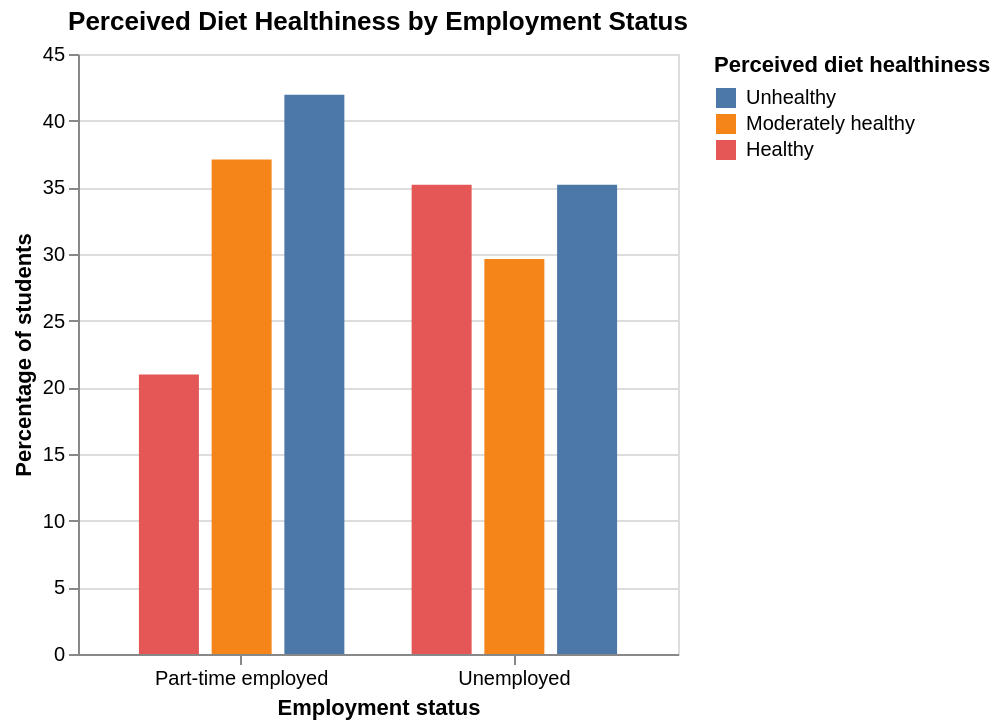

The notebook cell this image was saved under:
### Code cell
food_data=pd.read_csv("food_coded_2.csv")
food_data["employment_status"] = food_data["employment"].map({
    1: "Part-time employed",
    2: "Part-time employed",
    3: "Unemployed"
})


def healthy_group(x):
    if x <= 4:
        return "Unhealthy"
    elif x <= 7:
        return "Moderately healthy"
    else:
        return "Healthy"


food_data["healthy_group"] = food_data["healthy_feeling"].apply(healthy_group)
print(food_data[["healthy_feeling", "healthy_group"]].head())
health_dist = (
    food_data.groupby(["employment_status", "healthy_group"])
    .size()
    .reset_index(name="count")
)

health_dist["percentage"] = (
    health_dist.groupby("employment_status")["count"]
    .transform(lambda x: x / x.sum() * 100)
)

import altair as alt

chart = alt.Chart(health_dist).mark_bar(size=30).encode(

    x=alt.X(
        "employment_status:N",
        title="Employment status",
        axis=alt.Axis(labelAngle=0)
    ),

    y=alt.Y(
        "percentage:Q",
        title="Percentage of students"
    ),

    xOffset="healthy_group:N",

    color=alt.Color(
        "healthy_group:N",
        title="Perceived diet healthiness",
        sort=["Unhealthy", "Moderately healthy", "Healthy"]
    )

).properties(
    title="Perceived Diet Healthiness by Employment Status",
    width=300
)

chart

### Figure 1 — Vega-Lite specification as saved in the notebook (floating-point values rounded to 4 significant figures)
{"config": {"view": {"continuousWidth": 300, "continuousHeight": 300}}, "data": {"name": "data-d884ca6794a653304b5d32508cb42d24"}, "mark": {"type": "bar", "size": 30}, "encoding": {"color": {"field": "healthy_group", "sort": ["Unhealthy", "Moderately healthy", "Healthy"], "title": "Perceived diet healthiness", "type": "nominal"}, "x": {"axis": {"labelAngle": 0}, "field": "employment_status", "title": "Employment status", "type": "nominal"}, "xOffset": {"field": "healthy_group", "type": "nominal"}, "y": {"field": "percentage", "title": "Percentage of students", "type": "quantitative"}}, "title": "Perceived Diet Healthiness by Employment Status", "width": 300, "$schema": "https://vega.github.io/schema/vega-lite/v6.1.0.json", "datasets": {"data-d884ca6794a653304b5d32508cb42d24": [{"employment_status": "Part-time employed", "healthy_group": "Healthy", "count": 13, "percentage": 20.97}, {"employment_status": "Part-time employed", "healthy_group": "Moderately healthy", "count": 23, "percentage": 37.1}, {"employment_status": "Part-time employed", "healthy_group": "Unhealthy", "count": 26, "percentage": 41.94}, {"employment_status": "Unemployed", "healthy_group": "Healthy", "count": 19, "percentage": 35.19}, {"employment_status": "Unemployed", "healthy_group": "Moderately healthy", "count": 16, "percentage": 29.63}, {"employment_status": "Unemployed", "healthy_group": "Unhealthy", "count": 19, "percentage": 35.19}]}}
